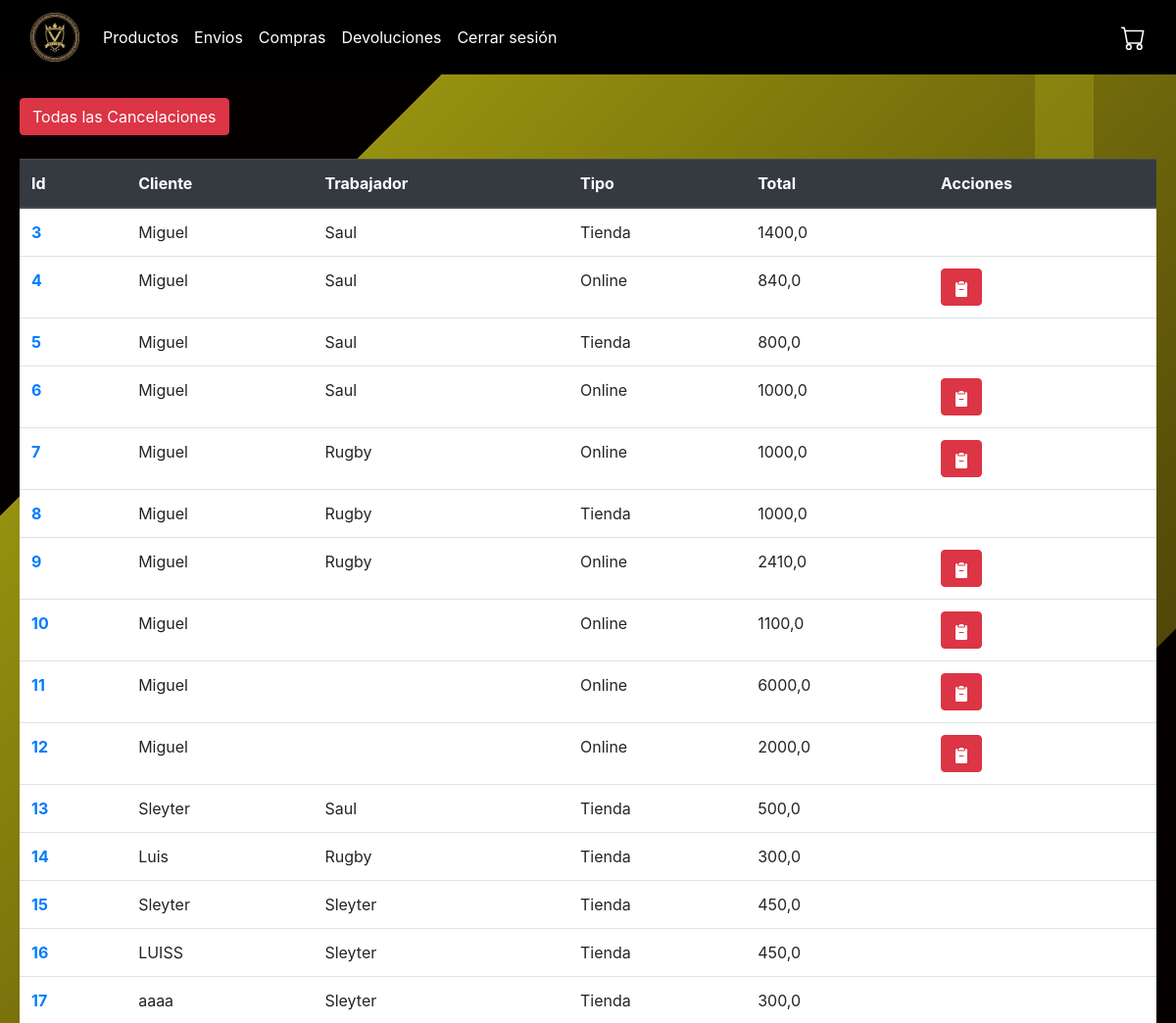
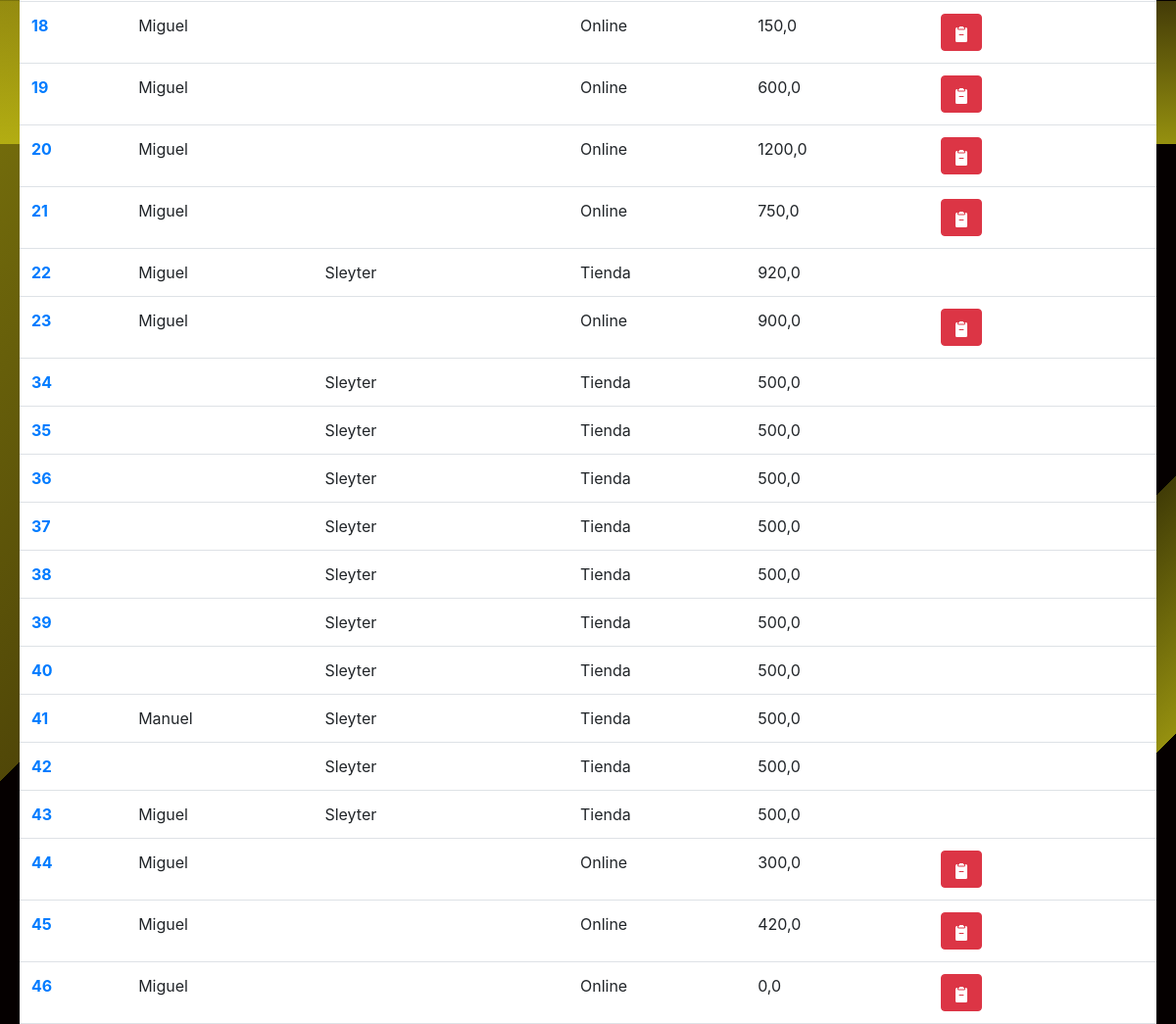
/compras (signed in), run on the app's committed database (2 pictures, top to bottom).
### plus/models.py (models this page shows, shortened)
class Compra(models.Model):
    comprobante = models.CharField(max_length=100)
    total = models.FloatField()
    fecha_compra = models.DateField()
    tipo_compra = models.BooleanField()
    cliente = models.ForeignKey(Cliente, on_delete=models.CASCADE, null=True, blank=True)
    trabajador = models.ForeignKey(Trabajador, on_delete=models.SET_NULL, null=True, blank=True)
    metodo_pago = models.ForeignKey(MetodoPago, on_delete=models.CASCADE)
    comfimada = models.BooleanField(default=0) #Si ya se pago
    Cancelada = models.BooleanField(default=0) # si el cliente rechaso el envio

class Cliente(models.Model):
    user = models.OneToOneField(User, on_delete=models.CASCADE, null=True, blank=True)
    nombre = models.CharField(max_length=50)
    apellido = models.CharField(max_length=50)
    telefono = models.CharField(max_length=8)
    cedula = models.CharField(max_length=25)
    correo = models.EmailField(max_length=25, null=True, blank=True)
    contraseña = models.CharField(max_length=30)

class Trabajador(models.Model):
    user = models.OneToOneField(User, on_delete=models.CASCADE, null=True, blank=True)
    nombre = models.CharField(max_length=50)
    apellido = models.CharField(max_length=50)
    telefono = models.CharField(max_length=8)
    cedula = models.CharField(max_length=25)
    fecha_nacimiento = models.DateField()

### plus/views.py (the view)
# urls.py: path('compras',views.compras, name="compras"),
@staff_required
def compras(request):
    registro = Compra.objects.filter(Cancelada= False)
    return render(request, "plus/administracion/compras.html", {
        "compras": registro,
        })

### plus/views.py (called while the page is built)
def is_staff_user(user):
    return user.is_staff

### plus/templates/plus/administracion/compras.html (shortened to what this page needs)
{% extends "plus/administracion/layout.html" %}
{% load custom_filters %}
{% block body %}
<a href="{% url 'comprasCanceladas' %}" class="btn btn-danger" style="margin: 0 20px;">Todas las Cancelaciones</a>
<div style="display: flex; gap: 10px; flex-grow: 1;">
    <table style="margin: 0 20px; flex: 1;" class="table">
        <thead class="thead-dark">
            <tr>
                <th scope="col">Id</th>
                <th scope="col">Cliente</th>
                <th scope="col">Trabajador</th>
                <th scope="col">Tipo</th>
                <th scope="col">Total</th>
                <th scope="col">Acciones</th>
            </tr>
        </thead>
        <tbody>
            {% for compra in compras %}
                <tr>
                    <th scope="row">
                        <a href="{% url 'compraEspecifica' id=compra.id %}">{{ compra.id }}</a>
                    </th>
                    <td>{{ compra.cliente.nombre }}</td>
                    <td>{{ compra.trabajador.nombre }}</td>
                    <td>
                        {% if compra.tipo_compra == False %}
                            Online
                        {% else %}
                            Tienda
                        {% endif %}
                    </td>
                    <td>{{ compra.total}}</td>
                    <td>
                        {% if compra.tipo_compra == False %}
                            <a href="{% url 'cancelarCompra' id=compra.id %}" class="btn btn-danger">
                            </a>
                        {% endif %}
                    </td>
                </tr>
            {% endfor %}
        </tbody>
    </table>
</div>
{% endblock %}

### plus/static/styleAdmin.css (style rules this page uses)
html, body { margin: 0; padding: 0; height: 100%; }
body { background-image: linear-gradient(90deg, transparent 0%, transparent 88%, rgba(184, 182, 26, 0.3) 88%, rgba(184, 182, 26, 0.3) 93%, transparent 93%, transparent 100%), linear-gradient(135deg, transparent 0%, transparent 83%, rgba(203, 198, 21, 0.3) 83%, rgba(203,198,21, 0.73) 91%, transparent 91%, transparent 100%), linear-gradient(0deg, transparent 0%, transparent 43%, rgba(203,198,21, 0.73) 43%, rgba(211, 195, 24, 0.3) 50%, transparent 50%, transparent 100%), linear-gradient(135deg, transparent 0%, transparent 16%,rgba(203,198,21, 0.73) 16%, rgba(255, 235, 25, 0.3) 56%, transparent 56%, transparent 100%), linear-gradient(90deg, rgb(5, 0, 0), rgb(5, 0, 0)); }

### data on the page
Compra: id "3", cliente.nombre "Miguel", trabajador.nombre "Saul", tipo_compra "Tienda", total "1400,0"
Compra: id "4", cliente.nombre "Miguel", trabajador.nombre "Saul", tipo_compra "Online", total "840,0"
Compra: id "5", cliente.nombre "Miguel", trabajador.nombre "Saul", tipo_compra "Tienda", total "800,0"
Compra: id "6", cliente.nombre "Miguel", trabajador.nombre "Saul", tipo_compra "Online", total "1000,0"
Compra: id "7", cliente.nombre "Miguel", trabajador.nombre "Rugby", tipo_compra "Online", total "1000,0"
Compra: id "8", cliente.nombre "Miguel", trabajador.nombre "Rugby", tipo_compra "Tienda", total "1000,0"
Compra: id "9", cliente.nombre "Miguel", trabajador.nombre "Rugby", tipo_compra "Online", total "2410,0"
Compra: id "10", cliente.nombre "Miguel", tipo_compra "Online", total "1100,0"
Compra: id "11", cliente.nombre "Miguel", tipo_compra "Online", total "6000,0"
Compra: id "12", cliente.nombre "Miguel", tipo_compra "Online", total "2000,0"
Compra: id "13", cliente.nombre "Sleyter", trabajador.nombre "Saul", tipo_compra "Tienda", total "500,0"
Compra: id "14", cliente.nombre "Luis", trabajador.nombre "Rugby", tipo_compra "Tienda", total "300,0"
Compra: id "15", cliente.nombre "Sleyter", trabajador.nombre "Sleyter", tipo_compra "Tienda", total "450,0"
Compra: id "16", cliente.nombre "LUISS", trabajador.nombre "Sleyter", tipo_compra "Tienda", total "450,0"
Compra: id "17", cliente.nombre "aaaa", trabajador.nombre "Sleyter", tipo_compra "Tienda", total "300,0"
Compra: id "18", cliente.nombre "Miguel", tipo_compra "Online", total "150,0"
Compra: id "19", cliente.nombre "Miguel", tipo_compra "Online", total "600,0"
Compra: id "20", cliente.nombre "Miguel", tipo_compra "Online", total "1200,0"
Compra: id "21", cliente.nombre "Miguel", tipo_compra "Online", total "750,0"
Compra: id "22", cliente.nombre "Miguel", trabajador.nombre "Sleyter", tipo_compra "Tienda", total "920,0"
Compra: id "23", cliente.nombre "Miguel", tipo_compra "Online", total "900,0"
Compra: id "34", trabajador.nombre "Sleyter", tipo_compra "Tienda", total "500,0"
Compra: id "35", trabajador.nombre "Sleyter", tipo_compra "Tienda", total "500,0"
Compra: id "36", trabajador.nombre "Sleyter", tipo_compra "Tienda", total "500,0"
Compra: id "37", trabajador.nombre "Sleyter", tipo_compra "Tienda", total "500,0"
Compra: id "38", trabajador.nombre "Sleyter", tipo_compra "Tienda", total "500,0"
Compra: id "39", trabajador.nombre "Sleyter", tipo_compra "Tienda", total "500,0"
Compra: id "40", trabajador.nombre "Sleyter", tipo_compra "Tienda", total "500,0"
Compra: id "41", cliente.nombre "Manuel", trabajador.nombre "Sleyter", tipo_compra "Tienda", total "500,0"
Compra: id "42", trabajador.nombre "Sleyter", tipo_compra "Tienda", total "500,0"
Compra: id "43", cliente.nombre "Miguel", trabajador.nombre "Sleyter", tipo_compra "Tienda", total "500,0"
Compra: id "44", cliente.nombre "Miguel", tipo_compra "Online", total "300,0"
Compra: id "45", cliente.nombre "Miguel", tipo_compra "Online", total "420,0"
Compra: id "46", cliente.nombre "Miguel", tipo_compra "Online", total "0,0"
